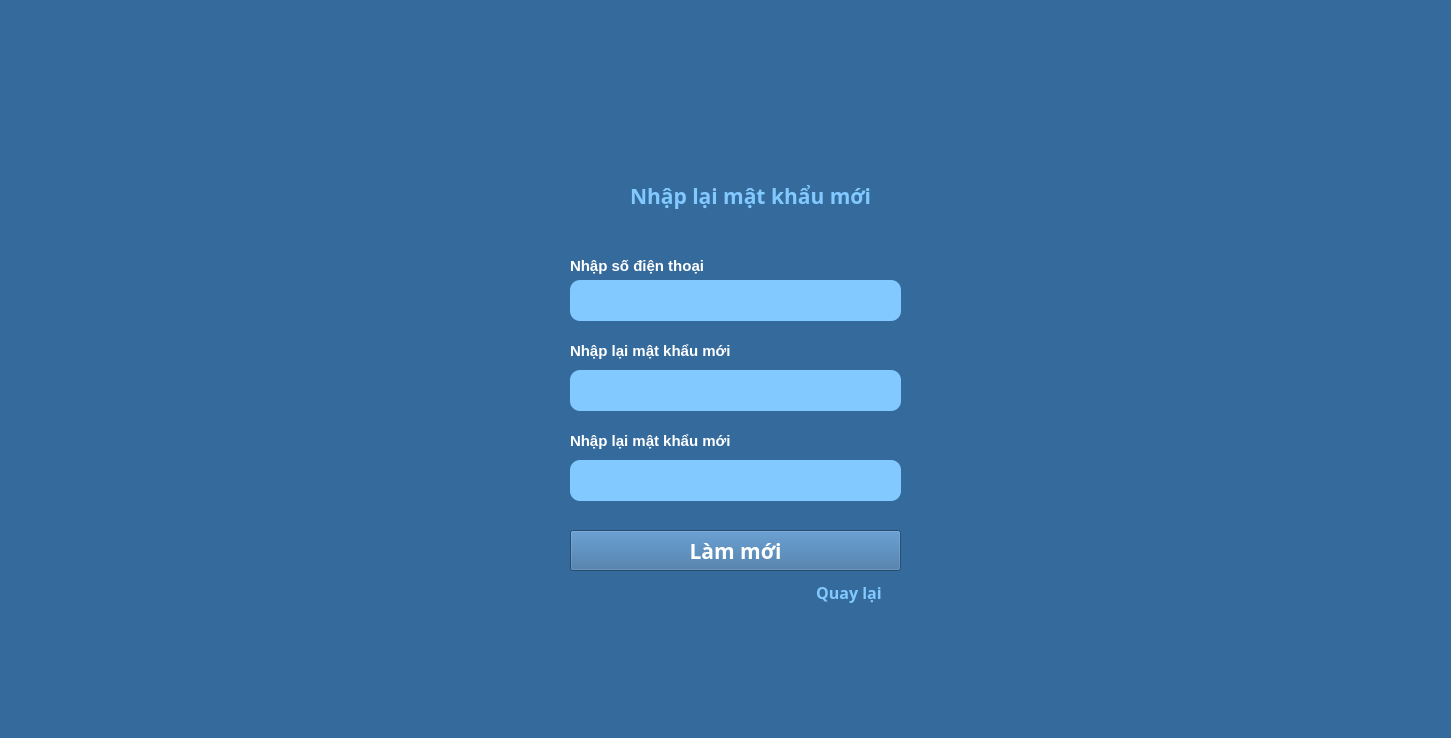
<?xml version="1.0" encoding="UTF-8"?>
<ui version="4.0">
 <class>MainWindow</class>
 <widget class="QMainWindow" name="MainWindow">
  <property name="geometry">
   <rect>
    <x>0</x>
    <y>0</y>
    <width>1451</width>
    <height>738</height>
   </rect>
  </property>
  <property name="windowTitle">
   <string>MainWindow</string>
  </property>
  <property name="styleSheet">
   <string notr="true">background-color: #356a9c;
color: white;</string>
  </property>
  <widget class="QWidget" name="centralwidget">
   <widget class="QLineEdit" name="renewpass_newpass">
    <property name="geometry">
     <rect>
      <x>570</x>
      <y>370</y>
      <width>331</width>
      <height>41</height>
     </rect>
    </property>
    <property name="font">
     <font>
      <pointsize>15</pointsize>
     </font>
    </property>
    <property name="styleSheet">
     <string notr="true">background-color:rgb(129, 201, 255);
color: #F8F2EC;
border-style: solid;
border-radius: 10px;</string>
    </property>
    <property name="echoMode">
     <enum>QLineEdit::Password</enum>
    </property>
   </widget>
   <widget class="QLabel" name="label_4">
    <property name="geometry">
     <rect>
      <x>570</x>
      <y>250</y>
      <width>201</width>
      <height>31</height>
     </rect>
    </property>
    <property name="font">
     <font>
      <pointsize>11</pointsize>
      <weight>75</weight>
      <bold>true</bold>
     </font>
    </property>
    <property name="styleSheet">
     <string notr="true">color: white;</string>
    </property>
    <property name="text">
     <string>Nhập số điện thoại</string>
    </property>
   </widget>
   <widget class="QPushButton" name="renew_goback_btn">
    <property name="geometry">
     <rect>
      <x>800</x>
      <y>580</y>
      <width>98</width>
      <height>25</height>
     </rect>
    </property>
    <property name="font">
     <font>
      <family>Bahnschrift</family>
      <pointsize>-1</pointsize>
      <weight>75</weight>
      <italic>false</italic>
      <bold>true</bold>
     </font>
    </property>
    <property name="cursor">
     <cursorShape>PointingHandCursor</cursorShape>
    </property>
    <property name="styleSheet">
     <string notr="true">border-radius: 15px;
font: 600 16pt &quot;Bahnschrift&quot;;
background-color:none;
color: rgb(129, 201, 255);
font-size: 16px;
</string>
    </property>
    <property name="text">
     <string>Quay lại</string>
    </property>
   </widget>
   <widget class="QPushButton" name="reNew_btn">
    <property name="geometry">
     <rect>
      <x>570</x>
      <y>530</y>
      <width>331</width>
      <height>41</height>
     </rect>
    </property>
    <property name="font">
     <font>
      <family>Bahnschrift</family>
      <pointsize>16</pointsize>
      <weight>75</weight>
      <italic>false</italic>
      <bold>true</bold>
     </font>
    </property>
    <property name="cursor">
     <cursorShape>PointingHandCursor</cursorShape>
    </property>
    <property name="styleSheet">
     <string notr="true">border-radius: 15px;
font: 600 16pt &quot;Bahnschrift&quot;;
background-color:rgb(129, 201, 255);
color: white;
hover {
    background-color: #FFC0CB;
    color: #000000;
}</string>
    </property>
    <property name="text">
     <string>Làm mới</string>
    </property>
    <property name="autoDefault">
     <bool>false</bool>
    </property>
    <property name="default">
     <bool>false</bool>
    </property>
    <property name="flat">
     <bool>false</bool>
    </property>
   </widget>
   <widget class="QLabel" name="label_5">
    <property name="geometry">
     <rect>
      <x>570</x>
      <y>340</y>
      <width>171</width>
      <height>21</height>
     </rect>
    </property>
    <property name="font">
     <font>
      <pointsize>11</pointsize>
      <weight>75</weight>
      <bold>true</bold>
     </font>
    </property>
    <property name="styleSheet">
     <string notr="true">color: white;</string>
    </property>
    <property name="text">
     <string>Nhập lại mật khẩu mới</string>
    </property>
   </widget>
   <widget class="QLineEdit" name="newpass_Phone">
    <property name="geometry">
     <rect>
      <x>570</x>
      <y>280</y>
      <width>331</width>
      <height>41</height>
     </rect>
    </property>
    <property name="font">
     <font>
      <pointsize>15</pointsize>
     </font>
    </property>
    <property name="styleSheet">
     <string notr="true">background-color:rgb(129, 201, 255);
color: #F8F2EC;
border-style: solid;
border-radius: 10px;</string>
    </property>
   </widget>
   <widget class="QLabel" name="label_3">
    <property name="geometry">
     <rect>
      <x>630</x>
      <y>180</y>
      <width>291</width>
      <height>31</height>
     </rect>
    </property>
    <property name="font">
     <font>
      <family>Bahnschrift</family>
      <pointsize>16</pointsize>
      <weight>75</weight>
      <italic>false</italic>
      <bold>true</bold>
     </font>
    </property>
    <property name="styleSheet">
     <string notr="true">font: 600 16pt &quot;Bahnschrift&quot;;
background-color:none;
color:rgb(129, 201, 255);</string>
    </property>
    <property name="text">
     <string>Nhập lại mật khẩu mới</string>
    </property>
   </widget>
   <widget class="QLineEdit" name="reTypeNewPass">
    <property name="geometry">
     <rect>
      <x>570</x>
      <y>460</y>
      <width>331</width>
      <height>41</height>
     </rect>
    </property>
    <property name="font">
     <font>
      <pointsize>15</pointsize>
     </font>
    </property>
    <property name="styleSheet">
     <string notr="true">background-color:rgb(129, 201, 255);
color: #F8F2EC;
border-style: solid;
border-radius: 10px;</string>
    </property>
    <property name="text">
     <string/>
    </property>
    <property name="echoMode">
     <enum>QLineEdit::Password</enum>
    </property>
   </widget>
   <widget class="QLabel" name="label_6">
    <property name="geometry">
     <rect>
      <x>570</x>
      <y>430</y>
      <width>201</width>
      <height>21</height>
     </rect>
    </property>
    <property name="font">
     <font>
      <pointsize>11</pointsize>
      <weight>75</weight>
      <bold>true</bold>
     </font>
    </property>
    <property name="styleSheet">
     <string notr="true">color: white;</string>
    </property>
    <property name="text">
     <string>Nhập lại mật khẩu mới</string>
    </property>
   </widget>
  </widget>
 </widget>
 <resources/>
 <connections/>
</ui>
